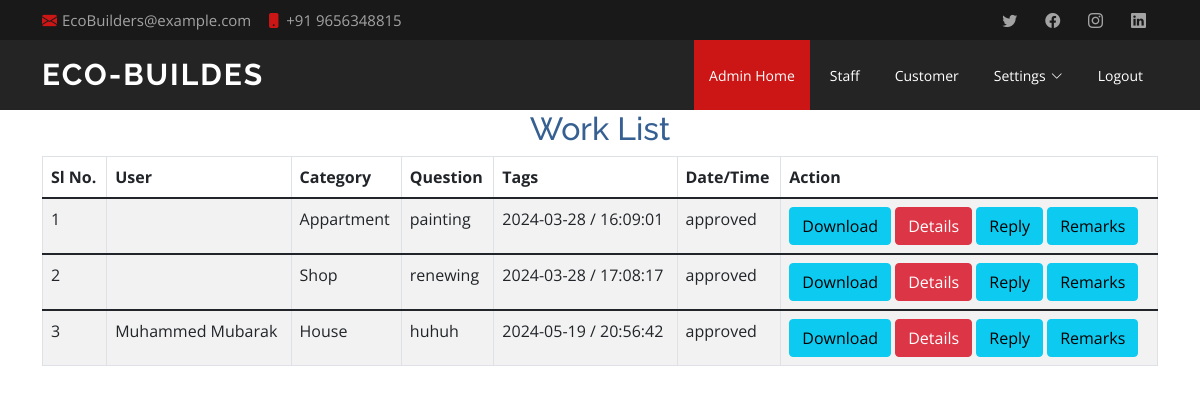
/admin_staff_quotation_view, run on an earlier commit of the app's database.
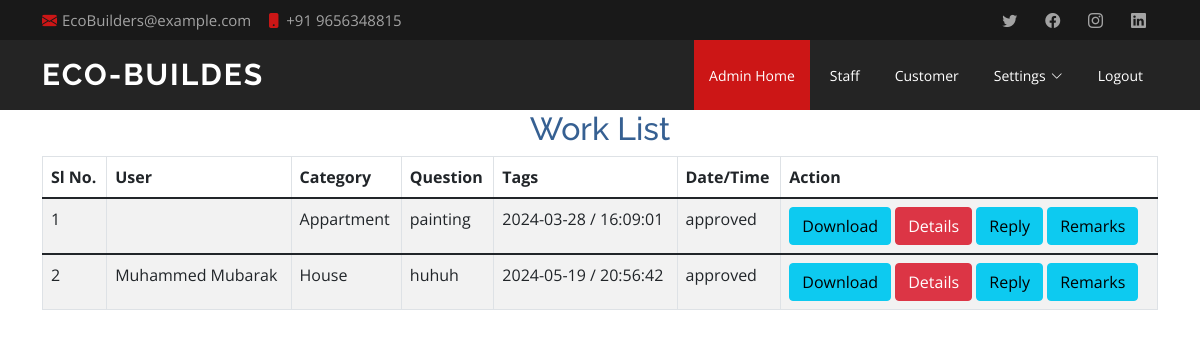
And on a later commit of the database.
### myapp/models.py (models this page shows)
class quotation_master(models.Model):
    user_id = models.IntegerField()
    category_id = models.IntegerField()
    q_descp = models.CharField(max_length=1000)
    q_file = models.CharField(max_length=100)
    dt = models.CharField(max_length=20)
    tm = models.CharField(max_length=20)
    status = models.CharField(max_length=10)

class category_master(models.Model):
    category_name = models.CharField(max_length=100)

class customer_details(models.Model):
    user_id = models.IntegerField()
    fname = models.CharField(max_length=100)
    lname = models.CharField(max_length=100)
    dob = models.CharField(max_length=50)
    gender = models.CharField(max_length=10)
    addr = models.CharField(max_length=1000)
    pin = models.CharField(max_length=10)
    email = models.CharField(max_length=150)
    contact = models.CharField(max_length=20)
    status = models.CharField(max_length=10)

### myapp/views.py (the view)
# urls.py: path('admin_staff_quotation_view', views.admin_staff_quotation_view, name='admin_staff_quotation_view'),
def admin_staff_quotation_view(request):
    pm_l = quotation_master.objects.filter(status='approved')
    category_list = category_master.objects.all()
    user_list = customer_details.objects.all()
    context = {'quotation_list': pm_l, 'msg': '', 'category_list': category_list,
               'user_list': user_list}
    return render(request, 'myapp/admin_staff_quotation_view.html', context)

### myapp/templates/myapp/admin_staff_quotation_view.html (shortened to what this page needs)
{% extends 'myapp/admin_base.html' %}
{% load static %}
{% block body %}
<center>
    <h2><font color="#366092">Work List</font></h2>
<div class="container">
    <form name="frm"  role="form" action="" method="post">
         <table class="table table-striped table-bordered auto-index">
        <thead>
        <tr>
            <th>Sl No.</th>
            <th>User</th>
            <th>Category</th>
            <th>Question</th>
            <th>Tags</th>
            <th>Date/Time</th>
            <th>Action</th>
        </tr>
             </thead>
        {% for q in quotation_list %}
        <tbody>
        <tr class="info ">
            <td></td>
            <td>
                {%for c in user_list%}
                    {%if q.user_id == c.user_id %}
                        {{c.fname}} {{c.lname}}
                    {%endif%}
                {%endfor%}
            </td>
            <td>
                {%for c in category_list%}
                    {%if q.category_id == c.id %}
                        {{c.category_name}}
                    {%endif%}
                {%endfor%}
            </td>
            <td>{{ q.q_descp }}</td>
            <td>{{ q.dt }} / {{q.tm}}</td>
            <td>{{q.status}}</td>
            <td>
                <a class="btn btn-info" href='../static/myapp/media/{{ q.q_file }}'>Download </a>
                <a class="btn btn-danger" href='../admin_staff_quotation_reply_view?quotation_id={{q.id}}'>Details </a>
               {%if q.status == 'pending' %}
               <a class="btn btn-success" href='../staff_quotation_update?id={{q.id}}&status=approved' >Approve</a>
               <a class="btn btn-danger" href='../staff_quotation_update?id={{q.id}}&status=reject' >Reject</a>
               <br><br>
               {%else%}
               <a class="btn btn-info" href='../staff_quotation_reply_view?quotation_id={{q.id}}'>Reply</a>
               <a class="btn btn-info" href='../staff_quotation_details_view?quotation_id={{q.id}}'>Remarks</a>
               {%endif%}
            </td>
        </tr>
             </tbody>
        {% endfor %}
        </table>
        <br/>
    </form>
</div>
</center>
{% endblock %}

What changed in the data, as far as the page shows it:
removed quotation_master: q_descp "renewing", dt "2024-03-28", tm "17:08:17", status "approved"
no longer on this page (row unchanged): category_master: category_name "Shop", shown under "renewing"
